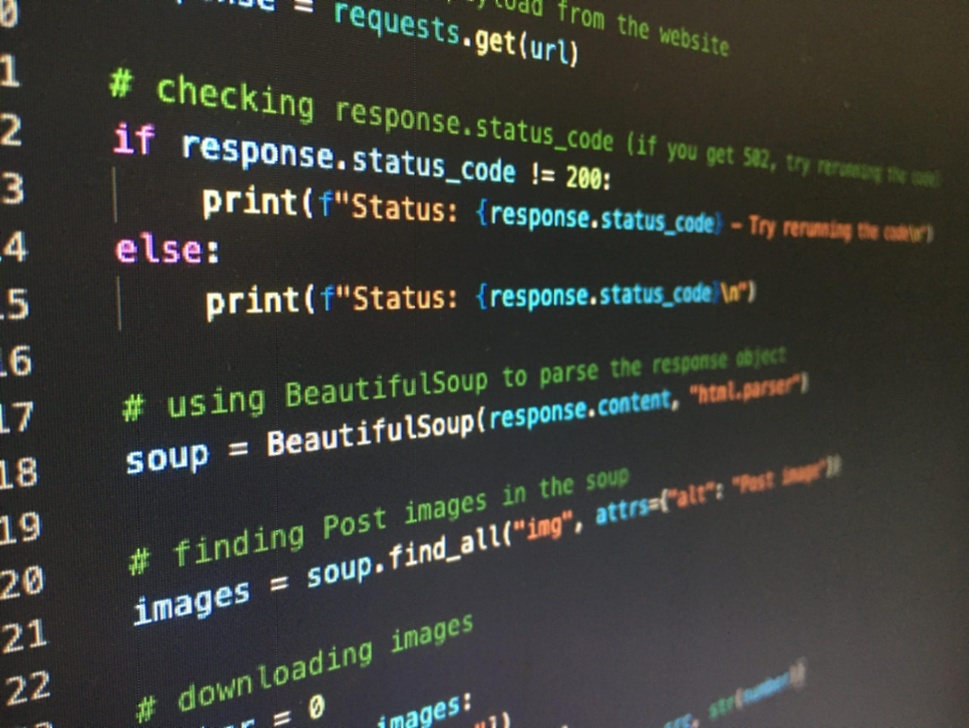
#> input picture Final.jpg, 969 x 728 px, shrunk from 2555 x 1920 before the run
$ python main.py
#> lines starting #> are read from the running program, lines starting #| are printed output that depends on the picture
import multiprocessing
import time

from PIL import Image, ImageFilter
def blur_image(img, save_name):
    img = Image.open(img)
    return img.filter(ImageFilter.BLUR).save(save_name)

def merge_image(imglist, save_name):

    images = [Image.open(x) for x in imglist]
    widths, heights = zip(*(i.size for i in images))

    total_width = sum(widths)
    max_height = max(heights)

    new_im = Image.new('RGB', (total_width, max_height))

    x_offset = 0
    for im in images:
        new_im.paste(im, (x_offset, 0))
        x_offset += im.size[0]

    return new_im.save(save_name+".jpg")

def split_image(img, number, save_name):
    zdjecia = []
    img = Image.open(img)
    width, height = img.size
    unit = width // number
    for n in range(number):
        im1 = img.crop((unit * n, 0, unit * (n + 1), height))
        im1.save(save_name + str(n + 1) + ".jpg")
        zdjecia.append((save_name + str(n + 1) + ".jpg"))
    return zdjecia

if __name__ == '__main__':
    try:
        img = input("Podaj nazwe zdjecia z formatem (np. image.jpg): ")
#> the answer given: Final.jpg
        amount = int(input("Podaj na ile fragmentów podzielić zdjęcie: "))
#> the answer given: 3
        for number in range(1,amount+1):
            zdj = split_image(img, number, "SplittedImg_single")
#> in split_image, img is the input picture: PIL image 969x728 RGB; mean R, G, B 59.8, 61.7, 55.5
#> after the loop in split_image, `for n in range(number):`: zdjecia = ['SplittedImg_single1.jpg']
#> zdj = ['SplittedImg_single1.jpg']
            p = []
            start = time.time()
            for i in range(number):
                p.append(multiprocessing.Process(target=blur_image(zdj[i],
            "blur_"+zdj[i])))
#> in blur_image, `return img.filter(ImageFilter.BLUR).save(save_name)`:
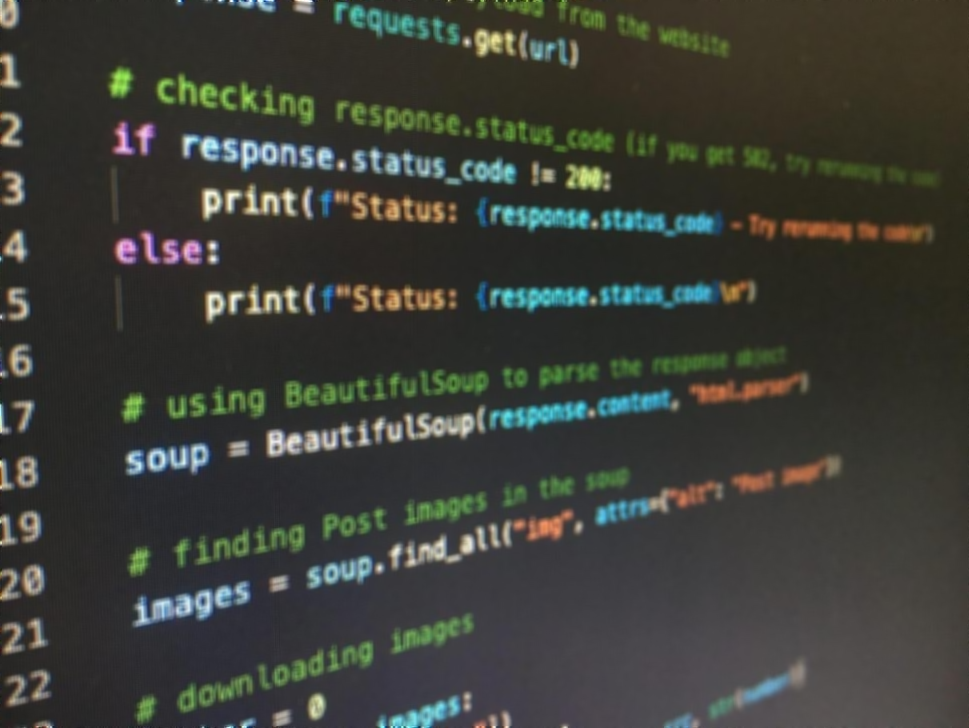
#> saved as blur_SplittedImg_single1.jpg: PIL image 969x728 RGB; mean R, G, B 59.7, 61.7, 55.6
                p[i].start()
            for i in p:
                i.join()
#> this loop made 1 pass
            zdj2 = ["blur_"+img for img in zdj]
#> zdj2 = ['blur_SplittedImg_single1.jpg']
            end = time.time()
            print(number, end - start)
            merge_image(zdj2,"Final")
#> in merge_image, `images = [Image.open(x) for x in imglist]`: images = 1 item
#> in merge_image, `widths, heights = zip(*(i.size for i in images))`: widths = (969,); heights = (728,)
#> in merge_image, `total_width = sum(widths)`: total_width = 969
#> in merge_image, `max_height = max(heights)`: max_height = 728
#> in merge_image, `new_im = Image.new('RGB', (total_width, max_height))`: new_im: PIL image 969x728 RGB; every value is 0
#> the loop in merge_image, `for im in images:` made 1 pass
#> after the loop in merge_image, `for im in images:`: x_offset = 969
    except FileNotFoundError:
        print("Zdjęcie jest niepoprawne.")
    except ValueError:
        print("Musisz podać liczbę całkowitą.")
    except:
        print("Error")
